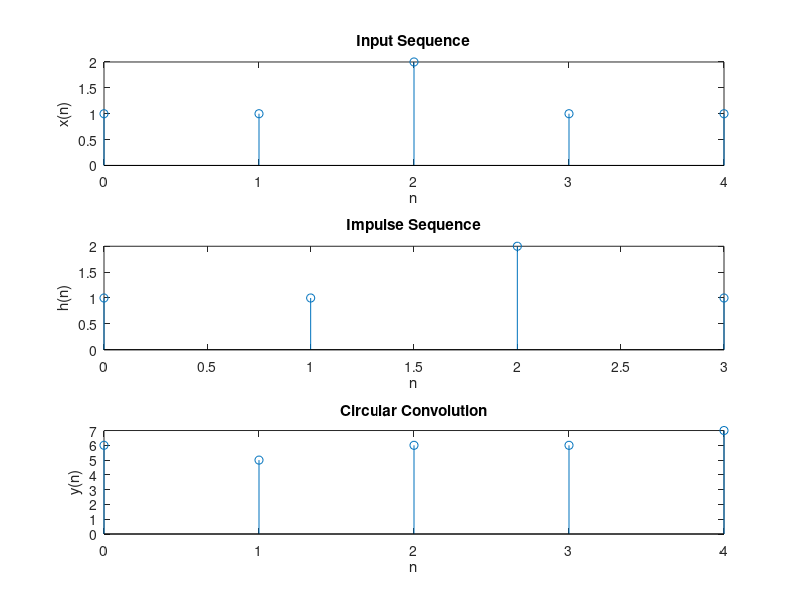

This chart was generated by the following MATLAB code:
clc;
clear all;
close all;

x = [1 1 2 1 1];
h = [1 1 2 1];

Nx = length(x);
Nh = length(h);

N = max(Nx,Nh);

y = cconv(x,h,N);

figure;

n = 0:1:Nx-1;
subplot(3,1,1);
stem(n,x);
xlabel('n');
ylabel('x(n)');
title('Input Sequence');

n = 0:1:Nh-1;
subplot(3,1,2);
stem(n,h);
xlabel('n');
ylabel('h(n)');
title('Impulse Sequence');

n = 0:1:N-1;
subplot(3,1,3);
stem(n,y);
xlabel('n');
ylabel('y(n)');
title('Circular Convolution');
